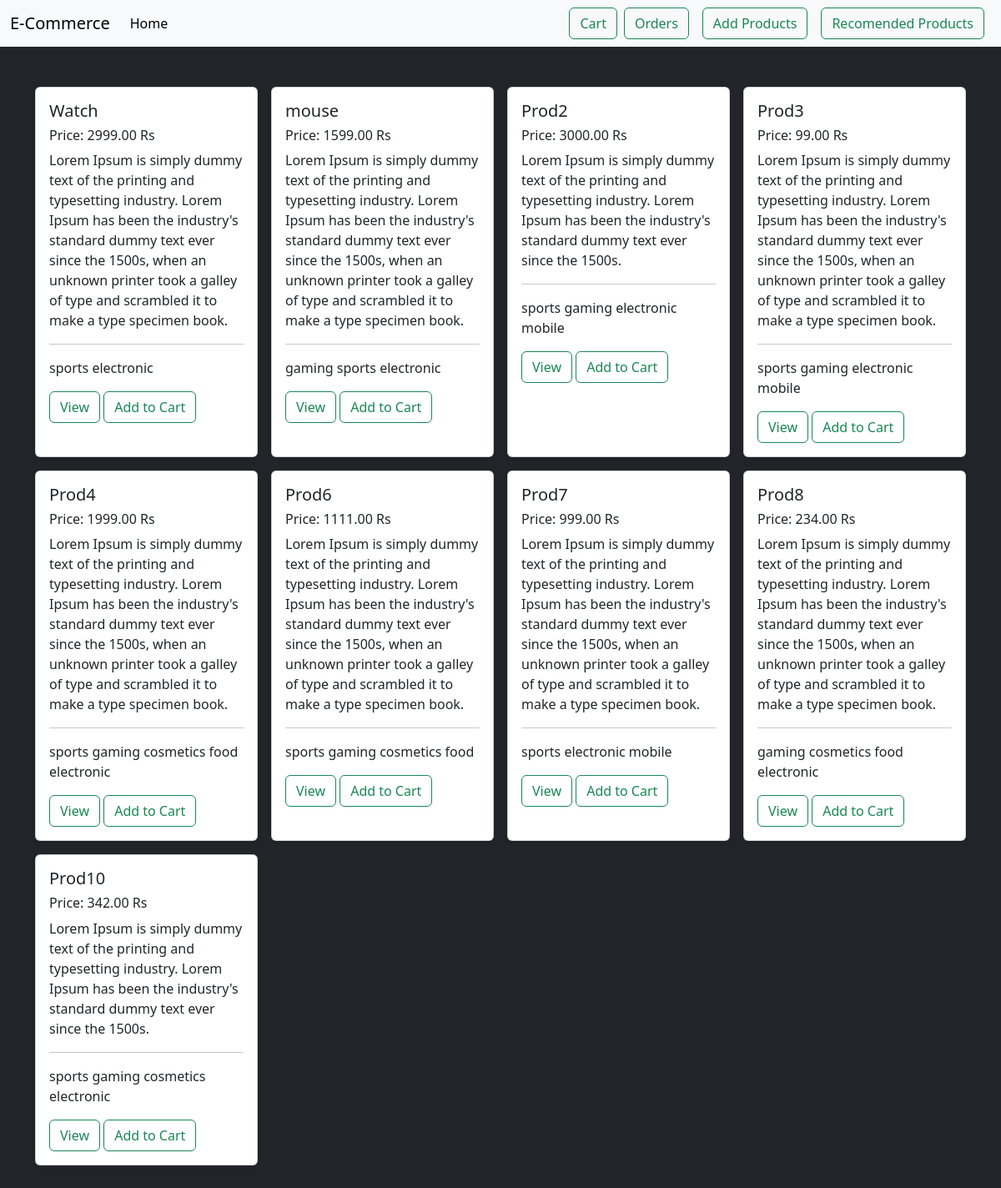
The page / on the database its author committed.
### base/models.py (models this page shows)
class Product(models.Model):
    name = models.CharField(max_length=100)
    category = models.TextField()
    description = models.TextField()
    price = models.DecimalField(max_digits=10, decimal_places=2)

### base/views.py (the view)
# urls.py: path("", views.product_list, name="all-products"),
def product_list(request):
    products = Product.objects.all()
    return render(request, "base/all_products.html", {"products": products})

### base/templates/base/all_products.html
{% extends "main.html" %}
{% block content %}
<div class="album py-5 ">
    <div class="container">
      <div class="row justify-between row-cols-1 row-cols-sm-2 row-cols-md-3 row-cols-xl-4 g-3">
        {% for prod in products  %}
        <div class="col d-flex justify-content-center ">
            <div class="card shadow-sm" style="width: 18rem;">
                <div class="card-body">
                  <h5 class="card-title">{{prod.name}}</h5>
                  <h6 class="line-clamp">Price: {{prod.price}} Rs</h6>
                  <p class="card-text">{{prod.description}}</p>
                  <hr>
                  <p class="card-text">{{prod.category}}</p>
                  <a href="{% url "view-product" prod.id %}" class="btn btn-outline-success ">View</a>
                  <a href="{% url "add-cart" prod.id %}" class="btn btn-outline-success ">Add to Cart</a>
                </div>
            </div>
        </div>
        {% endfor %}
      </div>
    </div>
  </div>
{% endblock content %}

### templates/main.html (shortened to what this page needs)
<!DOCTYPE html>
{% load static %}
<html lang="en">
  <head>
    <link href="https://cdn.jsdelivr.net/npm/bootstrap@5.3.2/dist/css/bootstrap.min.css" rel="stylesheet">
  </head>
  <body class='bg-dark align-items-center'>
    {% include 'navbar.html' %}
    <div>
      {% block content %}
      {% endblock content %}
    </div>
  </body>
</html>

### templates/navbar.html (shortened to what this page needs)
<nav class="navbar navbar-expand-lg bg-body-tertiary">
    <div class="container-fluid">
      <a class="navbar-brand" href="{% url "all-products" %}">E-Commerce</a>
      <div class="collapse navbar-collapse" id="navbarSupportedContent">
        <ul class="navbar-nav me-auto mb-2 mb-lg-0">
          <li class="nav-item">
            <a class="nav-link active" aria-current="page" href="{% url "all-products" %}">Home</a>
          </li>
        </ul>
          <a class="btn btn-outline-success" aria-current="page" href="{% url "view-cart" %}">Cart</a>
          <a class="btn btn-outline-success mx-2" aria-current="page" href="{% url "view-orders" %}">Orders</a>
          <a class="btn btn-outline-success mx-2" aria-current="page" href="{% url "add-product" %}">Add Products</a>
          <a class="btn btn-outline-success mx-2" aria-current="page" href="{% url "rec-products" %}">Recomended Products</a>
      </div>
    </div>
  </nav>

### rows shown on the page
Product: name "Watch", price "2999.00", description "Lorem Ipsum is simply dummy text of the printing and typesetting industry. Lorem Ipsum has been the industry's standard dummy text ever since the 1500s, when an unknown printer took a galley of type and scrambled it to make a type specimen book.", category "sports electronic"
Product: name "mouse", price "1599.00", description "Lorem Ipsum is simply dummy text of the printing and typesetting industry. Lorem Ipsum has been the industry's standard dummy text ever since the 1500s, when an unknown printer took a galley of type and scrambled it to make a type specimen book.", category "gaming sports electronic"
Product: name "Prod2", price "3000.00", description "Lorem Ipsum is simply dummy text of the printing and typesetting industry. Lorem Ipsum has been the industry's standard dummy text ever since the 1500s.", category "sports gaming electronic mobile"
Product: name "Prod3", price "99.00", description "Lorem Ipsum is simply dummy text of the printing and typesetting industry. Lorem Ipsum has been the industry's standard dummy text ever since the 1500s, when an unknown printer took a galley of type and scrambled it to make a type specimen book.", category "sports gaming electronic mobile"
Product: name "Prod4", price "1999.00", description "Lorem Ipsum is simply dummy text of the printing and typesetting industry. Lorem Ipsum has been the industry's standard dummy text ever since the 1500s, when an unknown printer took a galley of type and scrambled it to make a type specimen book.", category "sports gaming cosmetics food electronic"
Product: name "Prod6", price "1111.00", description "Lorem Ipsum is simply dummy text of the printing and typesetting industry. Lorem Ipsum has been the industry's standard dummy text ever since the 1500s, when an unknown printer took a galley of type and scrambled it to make a type specimen book.", category "sports gaming cosmetics food"
Product: name "Prod7", price "999.00", description "Lorem Ipsum is simply dummy text of the printing and typesetting industry. Lorem Ipsum has been the industry's standard dummy text ever since the 1500s, when an unknown printer took a galley of type and scrambled it to make a type specimen book.", category "sports electronic mobile"
Product: name "Prod8", price "234.00", description "Lorem Ipsum is simply dummy text of the printing and typesetting industry. Lorem Ipsum has been the industry's standard dummy text ever since the 1500s, when an unknown printer took a galley of type and scrambled it to make a type specimen book.", category "gaming cosmetics food electronic"
Product: name "Prod10", price "342.00", description "Lorem Ipsum is simply dummy text of the printing and typesetting industry. Lorem Ipsum has been the industry's standard dummy text ever since the 1500s.", category "sports gaming cosmetics electronic"
